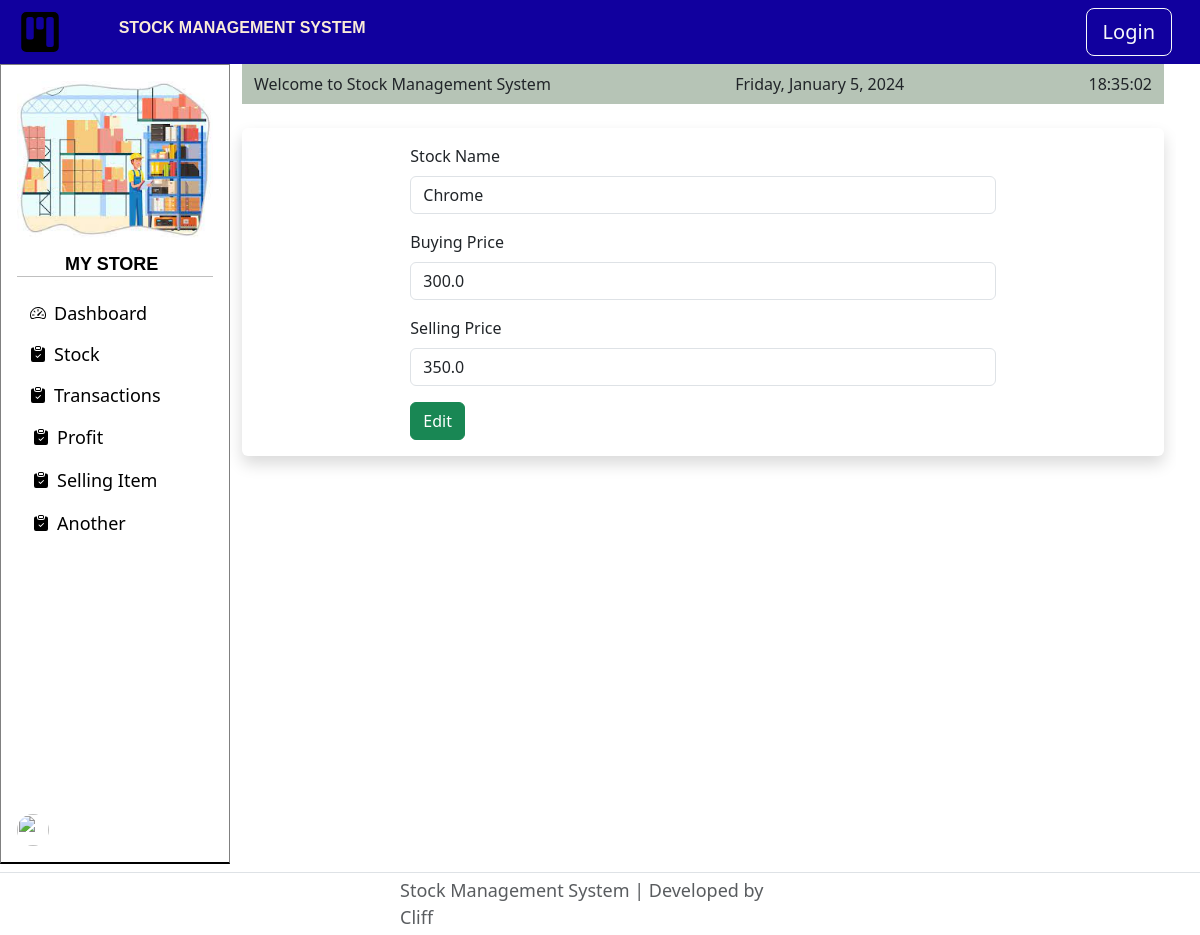
Page /edit/1 on the earlier database version.
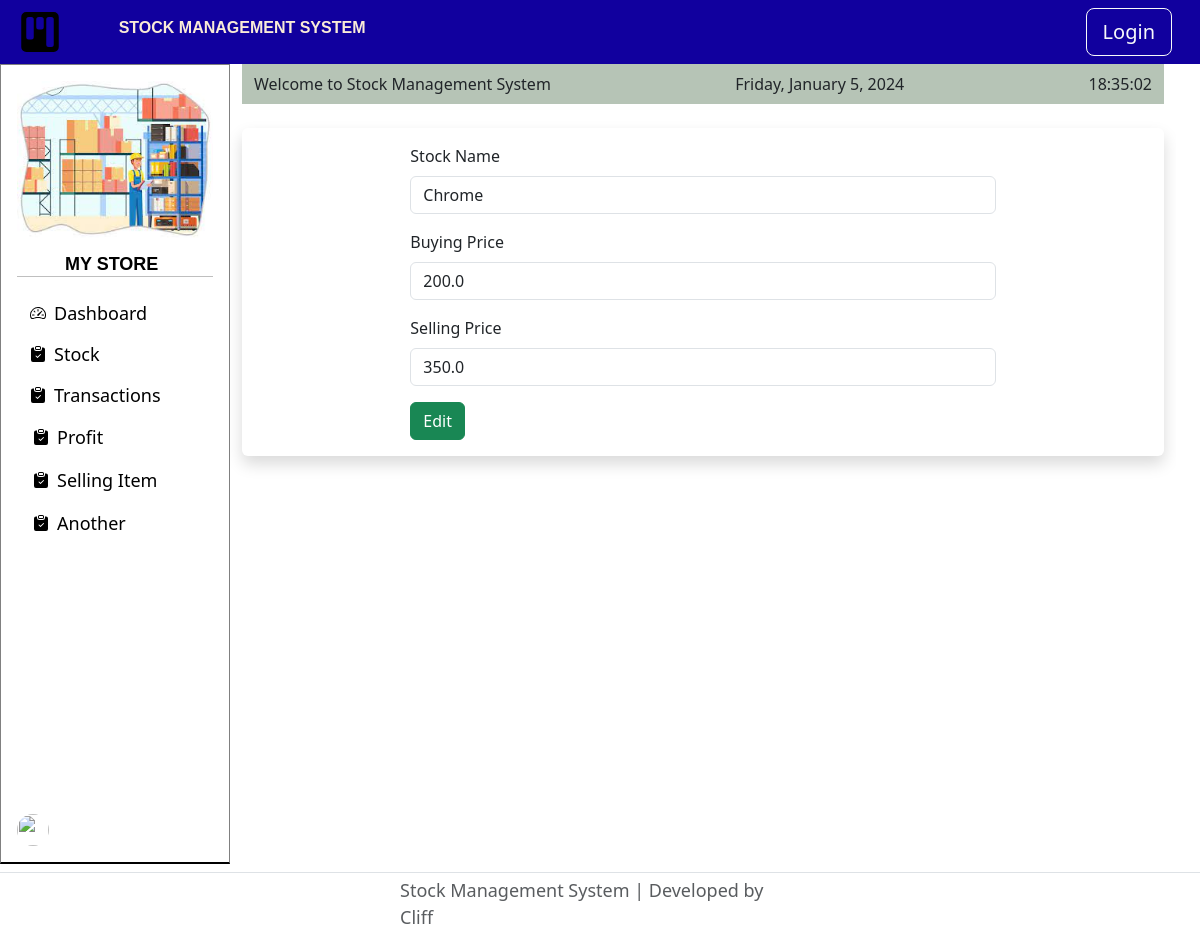
Same page on the later database version.
### main.py (models this page shows)
class Stock(db.Model):
    __tablename__ = "stock"
    id = db.Column(db.Integer, primary_key=True)
    item_name = db.Column(db.String(100), unique=True, nullable=False)
    item_quantity = db.Column(db.Integer, nullable=False)
    buying_price = db.Column(db.Float, nullable=False)
    selling_price = db.Column(db.Float, nullable=False)
    transactions = db.relationship("Transactions", back_populates="itemname", cascade="all, delete-orphan")

### main.py (the view)
@app.route("/edit/<int:stock_id>", methods=['POST', 'GET'])
def edit(stock_id):
    stock_to_edit = db.get_or_404(Stock, stock_id)
    edit_form = EditForm(
        item_name=stock_to_edit.item_name,
        buying_price=stock_to_edit.buying_price,
        selling_price=stock_to_edit.selling_price
    )
    if request.method == "POST":
        new_b_price = float(edit_form.buying_price.data)
        new_s_price = float(edit_form.selling_price.data)
        stock_manager.update_item_b_price(stock_to_edit.item_name, new_b_price)
        stock_manager.update_item_s_price(stock_to_edit.item_name, new_s_price)
        return redirect(url_for('stock'))
    return render_template('edit.html', form=edit_form)

### forms.py
class EditForm(FlaskForm):
    item_name = StringField(label="Stock Name", validators=[DataRequired()])
    buying_price = FloatField(label="Buying Price", validators=[DataRequired()])
    selling_price = FloatField(label="Selling Price", validators=[DataRequired()])
    submit = SubmitField("Edit")

### templates/edit.html
{% from "bootstrap5/form.html" import render_form %}
{% extends 'index.html' %}
{% block content %}
<main class="mb-4">
    <div class="container bordered rounded shadow my-4 p-3">
      <div class="row">
        <div class="col-lg-8 col-md-10 mx-auto">
          {{ render_form(form, novalidate=True, button_map={"submit": "success"}) }}
        </div>
      </div>
    </div>
  </main>
{% endblock %}

Differences in the rows shown:
changed Stock "Chrome": buying_price "300.0" → "200.0"
